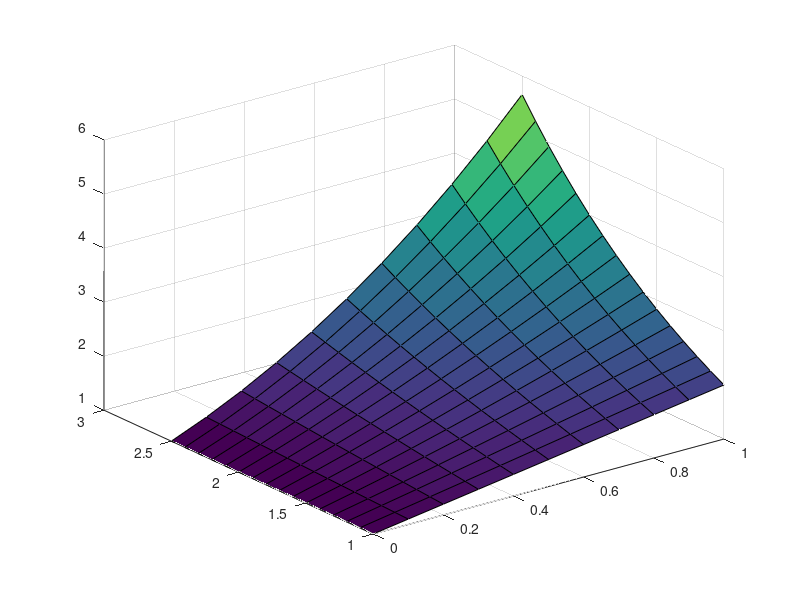

The MATLAB source for this figure: (Note: this script raises an error after producing the figure.)
% SIP OBJECTIVE FUNCTION
objfun = @(x) x(7);
w1 = 0:0.1:1;
w2 = 1:0.1:2.5;
[W1, W2] = meshgrid(w1, w2);

% d(w): target function
d = (1 + W1).^W2;
surf(W1, W2, d); 
hold on;

x = [0.0000    1.0000   -1.1706    0.3176   -1.8111    0.9539    0.1471    2.1799   -0.4525   -0.4352         0]
x = [0.3309    1.0689   -0.5097    0.0733    2.4961   -1.8813    0.0366   -2.0208    1.5337    0.8357         0]

F = F2(x, W1, W2);
mesh(W1, W2, F);

function apprxval = F2(x, W1, W2) 
    % F(x, w; 2): approximation function
    apprxval =              ...
        x(1) +              ...
        x(2).*W2    +       ...
        x(3).*(W2.^2) +       ...
        x(4).*(W2.^3) +       ...
        x(5).*W1    +       ...
        x(6).*(W1.^2) +       ...
        x(7).*(W1.^3) +       ...
        x(8).*W1.*W2 +      ...
        x(9).*(W1.^2).*W2 +    ...
        x(10).*W1.*(W2.^2) ; 
end
